Frame 1 (no input): blank canvas, image omitted
Frame 60 (the mouse pressed at the canvas centre just before this capture): blank canvas, image omitted
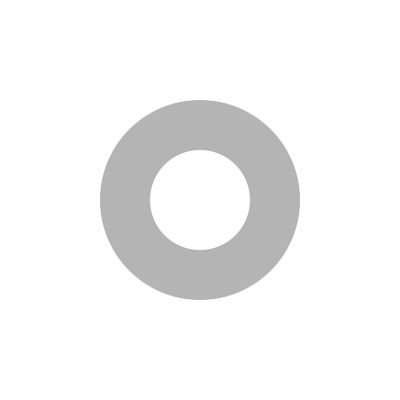
Frame 120 (the mouse held since frame 60 and released just before this capture)

The Processing sketch whose frames 1 and 60 were blank and that drew this single picture after the mouse press (run headless with seeded random() and noise(); from frame 60 on, the mouse is pressed at the canvas centre):

// Processing sketch: processing_37215
// ── processing_37215.pde

void setup(){
 size(400,400);

}

void draw(){
  noStroke();
  background(255,255,255);
  fill(180);
  ellipse(200,200,mouseX,mouseY);
  fill(255);
  ellipse(mouseX,mouseY,100,100);
}

void keyPressed(){
  if(key == 'm'){
  fill(100);
  
}else fill(190,150,10);

}
